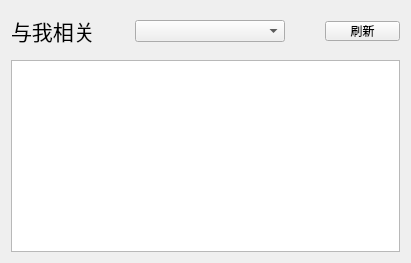
        <widget class="QWidget" name="MyCreate">
         <layout class="QGridLayout" name="gridLayout">
          <property name="spacing">
           <number>9</number>
          </property>
          <item row="0" column="0">
           <widget class="QWidget" name="widget_mycreate_nav" native="true">
            <property name="enabled">
             <bool>true</bool>
            </property>
            <property name="minimumSize">
             <size>
              <width>0</width>
              <height>40</height>
             </size>
            </property>
            <layout class="QHBoxLayout" name="horizontalLayout_4">
             <property name="spacing">
              <number>0</number>
             </property>
             <property name="leftMargin">
              <number>0</number>
             </property>
             <property name="topMargin">
              <number>0</number>
             </property>
             <property name="rightMargin">
              <number>0</number>
             </property>
             <property name="bottomMargin">
              <number>0</number>
             </property>
             <item>
              <widget class="QLabel" name="label_3">
               <property name="font">
                <font>
                 <family>楷体</family>
                 <pointsize>16</pointsize>
                </font>
               </property>
               <property name="text">
                <string>与我相关</string>
               </property>
              </widget>
             </item>
             <item>
              <spacer name="horizontalSpacer_31">
               <property name="orientation">
                <enum>Qt::Horizontal</enum>
               </property>
               <property name="sizeHint" stdset="0">
                <size>
                 <width>40</width>
                 <height>20</height>
                </size>
               </property>
              </spacer>
             </item>
             <item>
              <widget class="QComboBox" name="comboBox_choose_about_me">
               <property name="minimumSize">
                <size>
                 <width>150</width>
                 <height>20</height>
                </size>
               </property>
              </widget>
             </item>
             <item>
              <spacer name="horizontalSpacer_39">
               <property name="orientation">
                <enum>Qt::Horizontal</enum>
               </property>
               <property name="sizeHint" stdset="0">
                <size>
                 <width>40</width>
                 <height>20</height>
                </size>
               </property>
              </spacer>
             </item>
             <item>
              <widget class="QPushButton" name="pushButton_my_create_update">
               <property name="minimumSize">
                <size>
                 <width>75</width>
                 <height>20</height>
                </size>
               </property>
               <property name="maximumSize">
                <size>
                 <width>75</width>
                 <height>20</height>
                </size>
               </property>
               <property name="text">
                <string>刷新</string>
               </property>
              </widget>
             </item>
            </layout>
           </widget>
          </item>
          <item row="1" column="0">
           <widget class="MyListWidget" name="listWidget_my_create">
            <property name="spacing">
             <number>20</number>
            </property>
           </widget>
          </item>
         </layout>
        </widget>
